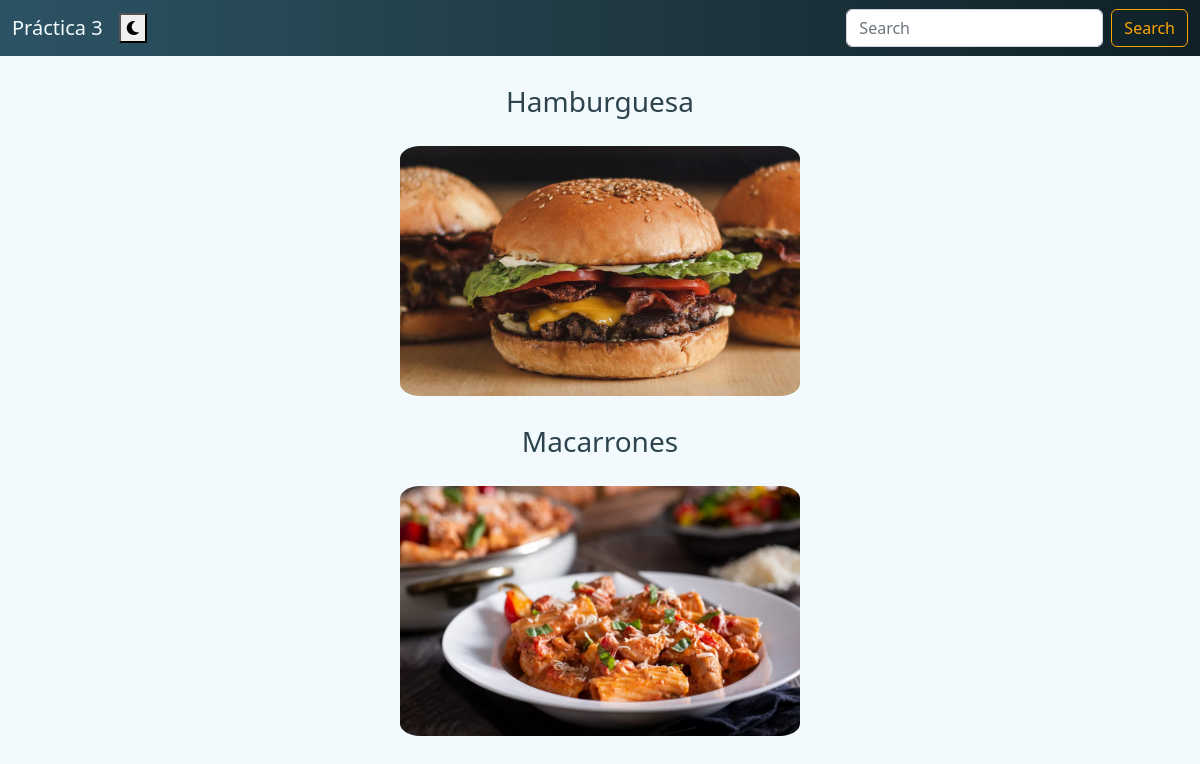
Before: / with the older database file.
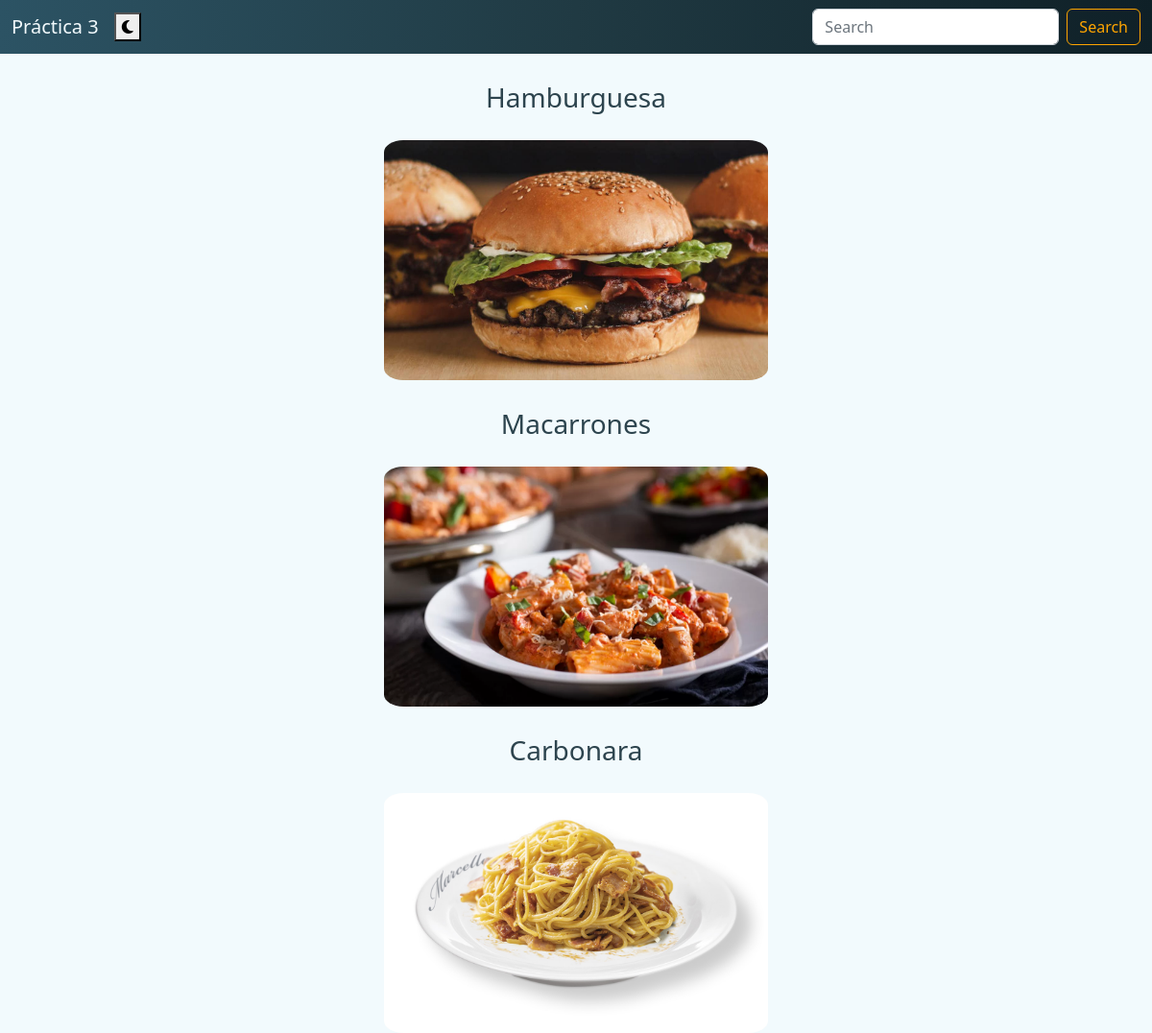
After: the same page with the newer database file.
### recetas/models.py (models this page shows, shortened)
class Receta(models.Model):
	nombre       = models.CharField(max_length=200)
	preparación  = models.TextField(max_length=5000)
	foto         = models.FileField(upload_to='media/fotos')

### recetas/views.py (the view)
# urls.py: path('', views.index, name='index'),
def index(request):
    if request.GET.get('searchInput') != None:
        busquedas = Receta.objects.filter(nombre = request.GET.get('searchInput'))
        return render(request, 'index.html', {'busquedas': busquedas})
    else:
        busquedas = Receta.objects.all()
        return render(request, "index.html", {'busquedas': busquedas})

### recetas/templates/index.html
{% extends 'base.html' %}
{% block contenido %}
    {% load static %}
    <link rel="stylesheet" href="{% static 'css/index.css' %}">
    {% for busqueda in busquedas %}
        <div class="div-index-comida">
            <br><a class="a-index-comida" href="{% url 'detalles' busqueda.id %}">{{busqueda.nombre}}</a>
            <br><br><img src="/{{busqueda.foto}}" class="index-imagen"><br>
        </div>
    {% endfor %}
{% endblock %}

### recetas/templates/base.html (shortened to what this page needs)
{% load static %}
<!DOCTYPE html>
<html lang="en">
<head>
	<link href="https://cdn.jsdelivr.net/npm/bootstrap@5.2.2/dist/css/bootstrap.min.css" rel="stylesheet">
	<link rel="stylesheet" href="{% static 'css/base.css' %}">
</head>
<body>
	<header>
		<nav class="navbar navbar-expand-lg bg-light" id="barra">
			<div class="container-fluid">
				<a class="navbar-brand" href="/">Práctica 3</a>
				<div class="collapse navbar-collapse" id="navbarSupportedContent">
					<button class="switch" id="switch">
						<span><i class="fas fa-moon"></i></span>
					</button>
					<form class="d-flex" role="search" method="GET" action="/">
						<input class="form-control me-2" type="search" placeholder="Search" aria-label="Search" name="searchInput">
						<button class="btn btn-outline-success" type="submit" id="boton-busqueda">Search</button>
					</form>
				</div>
			</div>
		</nav>
	</header>
	<div class="container">
		{% block contenido %}
		{% endblock %}
	</div>
</body>
</html>

### recetas/static/css/base.css (style rules this page uses)
.navbar-brand { font-weight: 300; color: rgb(242, 250, 253); }
.navbar.navbar-expand-lg.bg-light { background: #0F2027; background: -webkit-linear-gradient(to right, #2C5364, #203A43, #0F2027); background: linear-gradient(to right, #2C5364, #203A43, #0F2027); }
.btn.btn-outline-success { color: orange; border-color: orange; }
body { background-color: rgb(242, 250, 253); transition: .3s ease all; }

### recetas/static/css/index.css (style rules this page uses)
.div-index-comida { text-align: center; }
.a-index-comida { text-decoration: none; text-align: center; color: #2d444e; font-weight: 450; font-size: 28px; }
.index-imagen { width: 400px; height: 250px; border-radius: 5%; }

Changed rows visible on the page:
added Receta: nombre "Carbonara", foto (picture)
